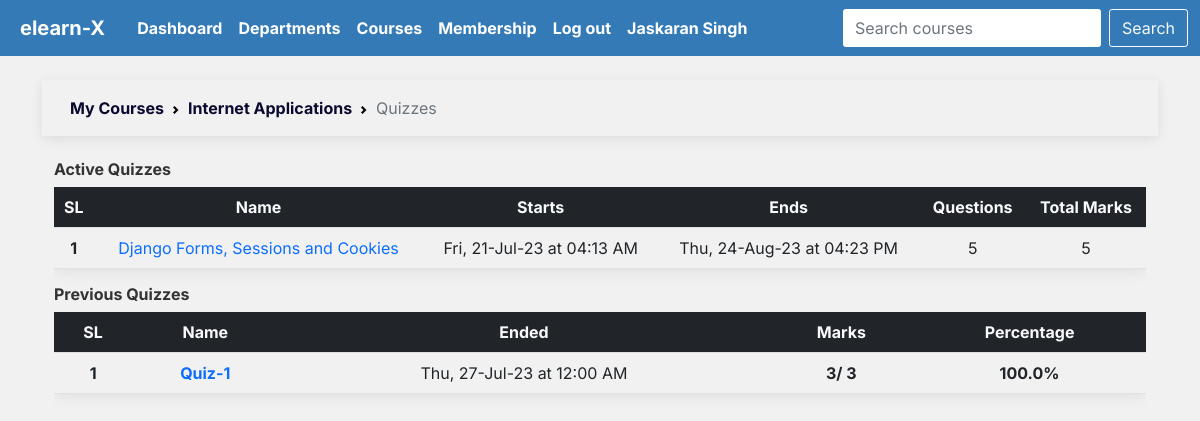
Page /myQuizzes/1 (signed in) on the earlier database version.
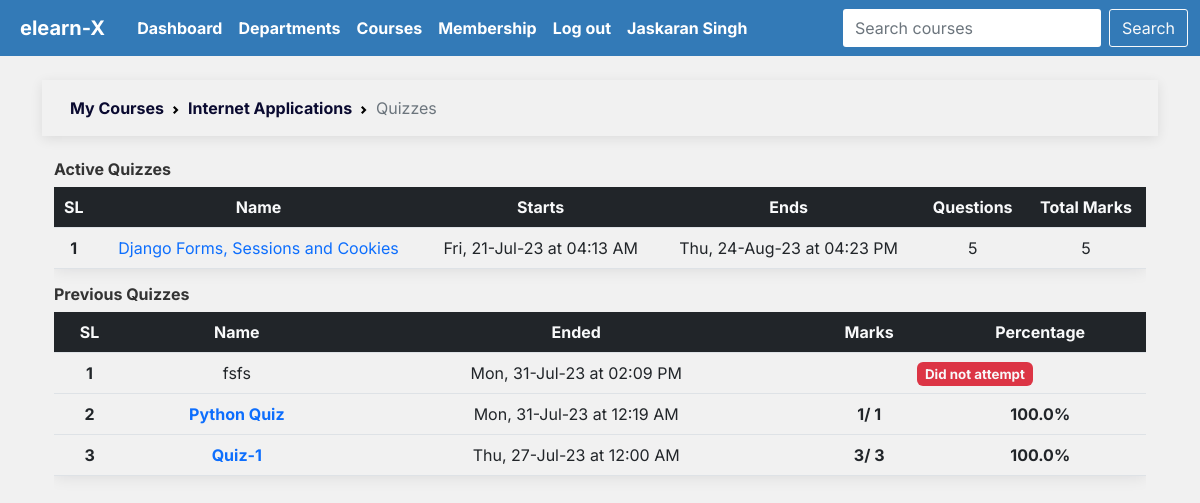
Same page on the later database version.
### quiz/models.py (models this page shows, shortened)
class Quiz(models.Model):
    title = models.CharField(max_length=100)
    description = models.TextField(null=True, blank=True)
    course = models.ForeignKey(Course, on_delete=models.CASCADE)
    start = models.DateTimeField()
    end = models.DateTimeField()
    created_at = models.DateTimeField(auto_now_add=True)
    updated_at = models.DateTimeField(auto_now=True)
    publish_status = models.BooleanField(default=False, null=True, blank=True)
    started = models.BooleanField(default=False, null=True, blank=True)
    class Meta:
        verbose_name_plural = "Quizzes"
        ordering = ['-created_at']
    def total_marks(self):
        return Question.objects.filter(quiz=self).aggregate(total_marks=models.Sum('marks'))['total_marks']
    def starts(self):
        return self.start.strftime("%a, %d-%b-%y at %I:%M %p")
    def ends(self):
        return self.end.strftime("%a, %d-%b-%y at %I:%M %p")

### quiz/views.py (the view)
# urls.py: path('myQuizzes/<int:code>', views.myQuizzes, name='myQuizzes'),
def myQuizzes(request, code):
    if is_student_authorised(request, code):
        course = Course.objects.get(code=code)
        quizzes = Quiz.objects.filter(course=course)
        student = Student.objects.get(student_id=request.session['student_id'])
        active_quizzes = []
        previous_quizzes = []
        for quiz in quizzes:
            if quiz.end < timezone.now() or quiz.studentanswer_set.filter(student=student).exists():
                previous_quizzes.append(quiz)
            else:
                active_quizzes.append(quiz)
        for quiz in quizzes:
            quiz.attempted = quiz.studentanswer_set.filter(
                student=student).exists()
        for quiz in previous_quizzes:
            student_answers = quiz.studentanswer_set.filter(student=student)
            total_marks_obtained = sum([student_answer.question.marks if student_answer.answer ==
                                       student_answer.question.answer else 0 for student_answer in student_answers])
            quiz.total_marks_obtained = total_marks_obtained
            quiz.total_marks = sum(
                [question.marks for question in quiz.question_set.all()])
            quiz.percentage = round(
                total_marks_obtained / quiz.total_marks * 100, 2) if quiz.total_marks != 0 else 0
            quiz.total_questions = quiz.question_set.count()
        for quiz in active_quizzes:
            quiz.total_questions = quiz.question_set.count()
        return render(request, 'quiz/myQuizzes.html', {
            'course': course,
            'quizzes': quizzes,
            'active_quizzes': active_quizzes,
            'previous_quizzes': previous_quizzes,
            'student': student,
        })
    else:
        return redirect('std_login')

### main/views.py (called while the page is built)
def is_student_authorised(request, code):
    course = Course.objects.get(code=code)
    if request.session.get('student_id') and course in Student.objects.get(student_id=request.session['student_id']).course.all():
        return True
    else:
        return False

### quiz/templates/quiz/myQuizzes.html (shortened to what the changed rows need)
{% extends 'index.html' %}
{% block content %}
<div class="container" id="con">
   <div class="container">
      <div class="table-responsive animate__animated animate__fadeIn">
         <table class="table text-center shadow" style="white-space: nowrap;">
            {% if active_quizzes %}
            <thead class="bg-dark text-light">
               <tr>
                  <th scope="col">SL</th>
                  <th scope="col">Name</th>
                  <th scope="col">Starts</th>
                  <th scope="col">Ends</th>
                  <th scope="col">Questions</th>
                  <th scope="col">Total Marks</th>
               </tr>
            </thead>
            <tbody class="">
               {% for quiz in active_quizzes %}
               <tr>
                  <th scope="row">{{forloop.counter}}</th>
                  <td><a href="{% url 'startQuiz' course.code quiz.id %}">{{quiz.title}}</a></td>
                  <td>{{quiz.starts}}</td>
                  <td>{{quiz.ends}}</td>
                  {% if quiz.total_questions > 0 %}
                  <td>{{quiz.total_questions}}</td>
                  <td>{{quiz.total_marks}}</td>
                  {% else %}
                  <td class="text-center">Questions not set yet</td>
                  <td class="text-center">0</td>
                  {% endif %}
               </tr>
               {% endfor %}
               {% else %}
               <tr>
                  <th class="text-center">No active quizzes available</th>
               </tr>
               {% endif %}
            </tbody>
         </table>
      </div>
      <div class="table-responsive animate__animated animate__fadeIn">
         <table class="table text-center shadow" style="white-space: nowrap;">
            {% if previous_quizzes %}
            <thead class="bg-dark text-light">
               <tr>
                  <th scope="col">SL</th>
                  <th scope="col">Name</th>
                  <th scope="col">Ended</th>
                  <th scope="col">Marks</th>
                  <th scope="col">Percentage</th>
               </tr>
            </thead>
            <tbody class="">
               {% for quizP in previous_quizzes %}
               {% if quizP.attempted %}
               {% if quizP.publish_status %}
               <tr>
                  <th scope="row">{{forloop.counter}}</th>
                  <td class="fw-bold">
                     <a href="{% url 'quizResult' course.code quizP.id %}">{{quizP.title}}</a>
                  </td>
                  <td>{{quizP.ends}}</td>
                  <td class="fw-bold marks">{{quizP.total_marks_obtained}}/ {{ quizP.total_marks}}</td>
                  <td class="fw-bold percentage"> {{ quizP.percentage}}%</td>
               </tr>
               {% endif %}
               {% else %}
               <tr>
                  <th scope="row">{{forloop.counter}}</th>
                  <td>
                     {{quizP.title}}
                  </td>
                  <td>{{quizP.ends}}</td>
                  <td colspan="2" class="text-center"> <span class="text-light bg-danger fw-bold rounded px-2 py-1" style="font-size:smaller">Did not attempt</span></td>
               </tr>
               {% endif %}
               {% endfor %}
               {% else %}
               <tr>
                  <th scope="col" class="text-center">No previous quiz attempts</th>
               </tr>
               {% endif %}
            </tbody>
         </table>
      </div>
   </div>
</div>
{% endblock %}

Differences in the rows shown:
added Quiz: title "fsfs", ends "Mon, 31-Jul-23 at 02:09 PM", shown under "Previous Quizzes"
added Quiz: title "Python Quiz", ends "Mon, 31-Jul-23 at 12:19 AM", total_marks_obtained "1", total_marks "1", percentage "100.0", shown under "Previous Quizzes"
